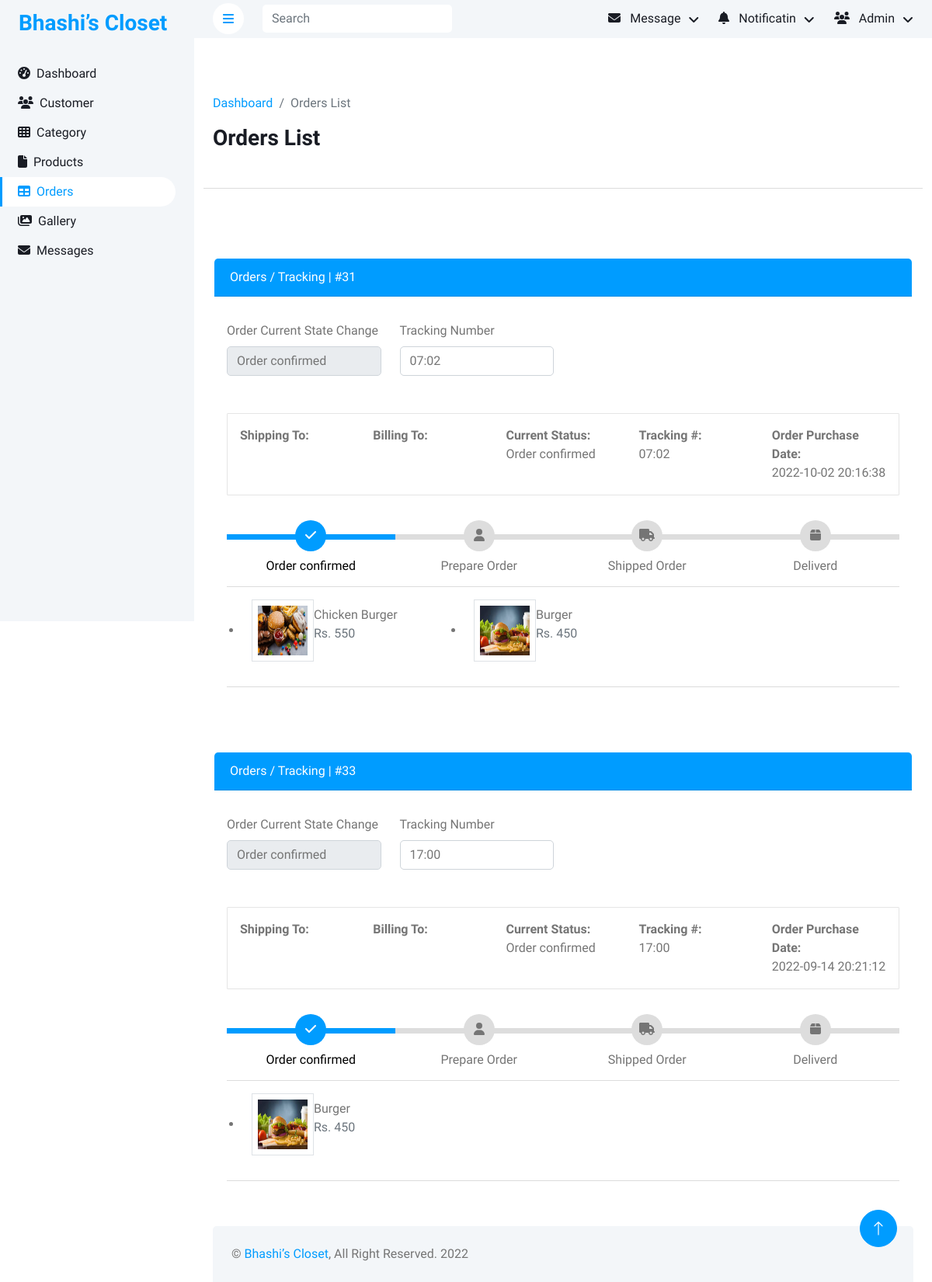
Screenshot of /admin/orders.php (signed in) with the database file from the repository.
### tables this page shows
CREATE TABLE `product_orders` (
  `order_id` int(11) NOT NULL,
  `customer_id` int(255) NOT NULL,
  `total` int(255) NOT NULL,
  `shipping_address` varchar(255) NOT NULL,
  `billing_address` varchar(255) NOT NULL,
  `payment` int(2) NOT NULL,
  `date_updated` datetime NOT NULL,
  `is_deleted` int(2) NOT NULL,
  `order_status` int(5) NOT NULL,
  `tracking` varchar(255) NOT NULL
);

CREATE TABLE `order_items` (
  `item_id` int(11) NOT NULL,
  `order_id` int(2) NOT NULL,
  `pid` int(2) NOT NULL,
  `order_qty` int(255) NOT NULL,
  `price` int(255) NOT NULL
);

CREATE TABLE `products` (
  `pid` int(11) NOT NULL,
  `product_name` varchar(255) NOT NULL,
  `product_description` varchar(9999) NOT NULL,
  `product_price` int(255) NOT NULL,
  `product_qty` int(255) NOT NULL,
  `product_active` int(2) NOT NULL,
  `date_updated` datetime NOT NULL,
  `is_deleted` int(11) NOT NULL,
  `product_image` varchar(255) NOT NULL,
  `cat_id` int(255) NOT NULL
);

### server/include/view.php (called while the page is built, shortened)
<?php
function getAllOrders(){
	include 'connection.php';
	$viewcat = "SELECT * FROM product_orders join customer on customer.customer_id = product_orders.customer_id  WHERE product_orders.is_deleted = '0' ORDER BY date_updated DESC";
	return mysqli_query($con,$viewcat);
}
function getAllOrderItemsBYOrder($order_id){
	include 'connection.php';
	$viewcat = "SELECT * FROM order_items join products on order_items.pid = products.pid WHERE order_items.order_id = '$order_id'";
	return mysqli_query($con,$viewcat);
}
?>

### admin/orders.php (the view, shortened to what this page needs)
<!DOCTYPE html>
<html lang="en">
<head>
    <?php include 'pages/head.php'; ?>
    <link href="https://cdnjs.cloudflare.com/ajax/libs/font-awesome/5.10.0/css/all.min.css" rel="stylesheet">
    <link href="https://cdn.jsdelivr.net/npm/bootstrap-icons@1.4.1/font/bootstrap-icons.css" rel="stylesheet">
    <link href="lib/owlcarousel/assets/owl.carousel.min.css" rel="stylesheet">
    <link href="lib/tempusdominus/css/tempusdominus-bootstrap-4.min.css" rel="stylesheet" />
    <link href="css/bootstrap.min.css" rel="stylesheet">
    <link href="css/style.css" rel="stylesheet">
</head>
<body>
    <div class="container-fluid position-relative bg-white d-flex p-0">
        <div class="sidebar pe-4 pb-3">
            <nav class="navbar bg-light navbar-light">
                <a href="index.html" class="navbar-brand mx-4 mb-3">
                    <h3 class="text-primary"></i>Bhashi’s Closet</h3>
                </a>
                <div class="navbar-nav w-100">
                    <a href="index.html" class="nav-item nav-link "><i
                            class="fa fa-tachometer-alt me-2"></i>Dashboard</a>
                    <a href="customer.php" class="nav-item nav-link"><i class="fas fa-users me-2"></i>Customer</a>
                    <a href="category.php" class="nav-item nav-link"><i class="fa fa-th me-2"></i>Category</a>
                    <a href="products.php" class="nav-item nav-link"><i class="fa fa-file me-2"></i>Products</a>
                    <a href="orders.php" class="nav-item nav-link active"><i class="fa fa-table me-2"></i>Orders</a>
                    <a href="gallery.php" class="nav-item nav-link"><i class="fas fa-images me-2"></i>Gallery</a>
                    <a href="message.php" class="nav-item nav-link "><i class="fas fa-envelope me-2"></i>Messages</a>
                </div>
            </nav>
        </div>
        <div class="content">
            <?php include 'pages/navbar.php'; ?>
            <div class="container-fluid pt-4 px-4">
                <div class="row g-4 mt-5">
                    <div class="row">
                        <div class="col-lg-10">
                            <nav aria-label="breadcrumb">
                                <ol class="breadcrumb">
                                    <li class="breadcrumb-item"><a href="index.php">Dashboard</a></li>
                                    <li class="breadcrumb-item active" aria-current="page">Orders List</li>
                                </ol>
                            </nav>
                            <h3 class="mb-4">Orders List</h3>
                        </div>
                    </div>
                    <hr>
                    <div class="table-responsive">
                    <?php
                            $getall = getAllOrders();
                            while($row=mysqli_fetch_assoc($getall)){
                                $order_id = $row['order_id'];
                                ?>
                            <article class="card mt-5" style="border: 2px solid #fff">
                                <header class="card-header text-white bg-primary"> Orders /
                                    Tracking | #<?php echo $row['order_id']; ?></header>
                                <div class="card-body">
                                    <div class="row mt-3">
                                        <div class="col-md-3">
                                            <label for="order_status" class="form-label">Order Current State
                                                Change</label>
                                            <select
                                                onchange='updateData(this, "<?php echo $order_id; ?>","order_status", "product_orders", "order_id")'
                                                id="order_status <?php echo $order_id; ?>"
                                                class='form-control norad tx12' name="order_status" type='text'>
                                                <option value="1"
                                                    <?php if ($row['order_status']=="1") echo "selected"; ?>>
                                                    Order confirmed
                                                </option>
                                            </select>
                                        </div>
                                        <?php if ($row['order_status'] != "5") { ?>
                                        <div class="col-md-3">
                                            <label for="tracking" class="form-label">Tracking Number</label>
                                            <input type="text"
                                                onchange='updateData(this, "<?php echo $order_id; ?>","tracking", "product_orders", "order_id")'
                                                class="form-control" name="tracking"
                                                value="<?php echo $row['tracking'] ?>"
                                                id="tracking<?php echo $row['order_id'] ?>">
                                        </div>
                                        <?php } ?>
                                    </div>
                                    <article class="card mt-5">
                                        <div class="card-body row">
                                            <div class="col"> <strong>Shipping To:</strong>
                                                <br><?php echo $row['shipping_address']; ?>
                                            </div>
                                            <div class="col"> <strong>Billing To:</strong>
                                                <br><?php echo $row['billing_address']; ?>
                                            </div>
                                            <div class="col"> <strong>Current Status:</strong>
                                                <br>
                                                <?php if($row['order_status'] == 1){
                                                            echo 'Order confirmed';
                                                        }else if($row['order_status'] == 2){
                                                            echo 'Prepare Order';
                                                        } else if($row['order_status'] == 3){
                                                            echo 'Shipped Order';
                                                        } else if($row['order_status'] == 4){
                                                            echo 'Deliverd';
                                                        } else if($row['order_status'] == 5){
                                                            echo 'Canceled';
                                                        } ?>
                                            </div>
                                            <div class="col"> <strong>Tracking #:</strong> <br>
                                                <?php if($row['tracking'] != 'Pending'){ echo $row['tracking']; }else{echo "Pending";}?>
                                            </div>
                                            <div class="col"> <strong>Order Purchase Date:</strong>
                                                <br><?php echo $row['date_updated']; ?>
                                            </div>
                                        </div>
                                    </article>
                                    <?php if($row['order_status'] != 5) {?>
                                    <div class="track">
                                        <div
                                            class="step <?php if($row['order_status'] == 1 || $row['order_status'] == 2 || $row['order_status'] == 3 || $row['order_status'] == 4) {echo 'active';}?>">
                                            <span class="icon"> <i class="fa fa-check"></i> </span>
                                            <span class="text">Order confirmed</span>
                                        </div>
                                        <div
                                            class="step <?php if($row['order_status'] == 2 || $row['order_status'] == 3 || $row['order_status'] == 4) {echo 'active';}?>">
                                            <span class="icon"> <i class="fa fa-user"></i> </span>
                                            <span class="text">Prepare Order</span>
                                        </div>
                                        <div
                                            class="step <?php if($row['order_status'] == 3 || $row['order_status'] == 4) {echo 'active';}?>">
                                            <span class="icon"> <i class="fa fa-truck"></i> </span>
                                            <span class="text"> Shipped Order </span>
                                        </div>
                                        <div class="step <?php if($row['order_status'] == 4) {echo 'active';}?>">
                                            <span class="icon"> <i class="fa fa-box"></i> </span>
                                            <span class="text">Deliverd</span>
                                        </div>
                                    </div>
                                    <?php } ?>
                                    <hr>
                                    <ul class="row">
                                        <?php
                                $getdetails = getAllOrderItemsBYOrder($row['order_id']);
                                while($row2=mysqli_fetch_assoc($getdetails)){
                                    $img = $row2['product_image'];
                                    $img_src = "../server/uploads/products/".$img;?>
                                        <li class="col-md-4">
                                            <figure class="itemside mb-3">
                                                <div class="aside"><img src="<?php echo $img_src; ?>"
                                                        class="img-sm border">
                                                </div>
                                                <figcaption class="info align-self-center">
                                                    <p class="title"><?php echo $row2['product_name']; ?> <br>
                                                       <span
                                                        class="text-muted">Rs.
                                                        <?php echo $row2['product_price']; ?> </span>
                                                </figcaption>
                                            </figure>
                                        </li>
                                        <?php } ?>
                                    </ul>
                                    <hr>
                                </div>
                            </article>
                            <?php } ?>
                    </div>
                </div>
            </div>
            <?php include 'pages/footer.php'; ?>
</body>
</html>

### admin/css/style.css (style rules this page uses)
:root { --primary: #009CFF; --light: #F3F6F9; --dark: #191C24; }
.sidebar { position: fixed; top: 0; left: 0; bottom: 0; width: 250px; height: 100vh; overflow-y: auto; background: var(--light); transition: 0.5s; z-index: 999; }
.content { margin-left: 250px; min-height: 100vh; background: #FFFFFF; transition: 0.5s; }
@media (min-width: 992px) { .sidebar { margin-left: 0; } }
@media (min-width: 992px) { .content { width: calc(100% - 250px); } }
.sidebar .navbar .navbar-nav .nav-link { padding: 7px 20px; color: var(--dark); font-weight: 500; border-left: 3px solid var(--light); border-radius: 0 30px 30px 0; outline: none; }
.sidebar .navbar .navbar-nav .nav-link:hover, .sidebar .navbar .navbar-nav .nav-link.active { color: var(--primary); background: #FFFFFF; border-color: var(--primary); }

### admin/orders.php (style rules this page uses)
.card { position: relative; display: -webkit-box; display: -ms-flexbox; display: flex; -webkit-box-orient: vertical; -webkit-box-direction: normal; -ms-flex-direction: column; flex-direction: column; min-width: 0; word-wrap: break-word; background-color: #fff; background-clip: border-box; border: 1px solid rgba(0, 0, 0, 0.1); border-radius: 0.10rem }
.card-header:first-child { border-radius: calc(0.37rem - 1px) calc(0.37rem - 1px) 0 0 }
.card-header { padding: 0.75rem 1.25rem; margin-bottom: 0; background-color: #fff; border-bottom: 1px solid rgba(0, 0, 0, 0.1) }
.track { position: relative; background-color: #ddd; height: 7px; display: -webkit-box; display: -ms-flexbox; display: flex; margin-bottom: 60px; margin-top: 50px }
.track .step { -webkit-box-flex: 1; -ms-flex-positive: 1; flex-grow: 1; width: 25%; margin-top: -18px; text-align: center; position: relative }
.track .step.active:before { background: #009CFF }
.track .step::before { height: 7px; position: absolute; content: ""; width: 100%; left: 0; top: 18px }
.track .step.active .icon { background: #009CFF ; color: #fff }
.track .icon { display: inline-block; width: 40px; height: 40px; line-height: 40px; position: relative; border-radius: 100%; background: #ddd }
.track .step.active .text { font-weight: 400; color: #000 }
.track .text { display: block; margin-top: 7px }
.itemside { position: relative; display: -webkit-box; display: -ms-flexbox; display: flex; width: 100% }
.itemside .aside { position: relative; -ms-flex-negative: 0; flex-shrink: 0 }
.img-sm { width: 80px; height: 80px; padding: 7px }

### rows the page displays
product_orders: order_id "31", order_status "Order confirmed", tracking "07:02", date_updated "2022-10-02 20:16:38", shows "Prepare Order"
order_items: pid.product_image (picture), pid.product_name "Chicken Burger", pid.product_price "550"
order_items: pid.product_image (picture), pid.product_name "Burger", pid.product_price "450"
product_orders: order_id "33", order_status "Order confirmed", tracking "17:00", date_updated "2022-09-14 20:21:12", shows "Prepare Order"
order_items: pid.product_image (picture), pid.product_name "Burger", pid.product_price "450"
